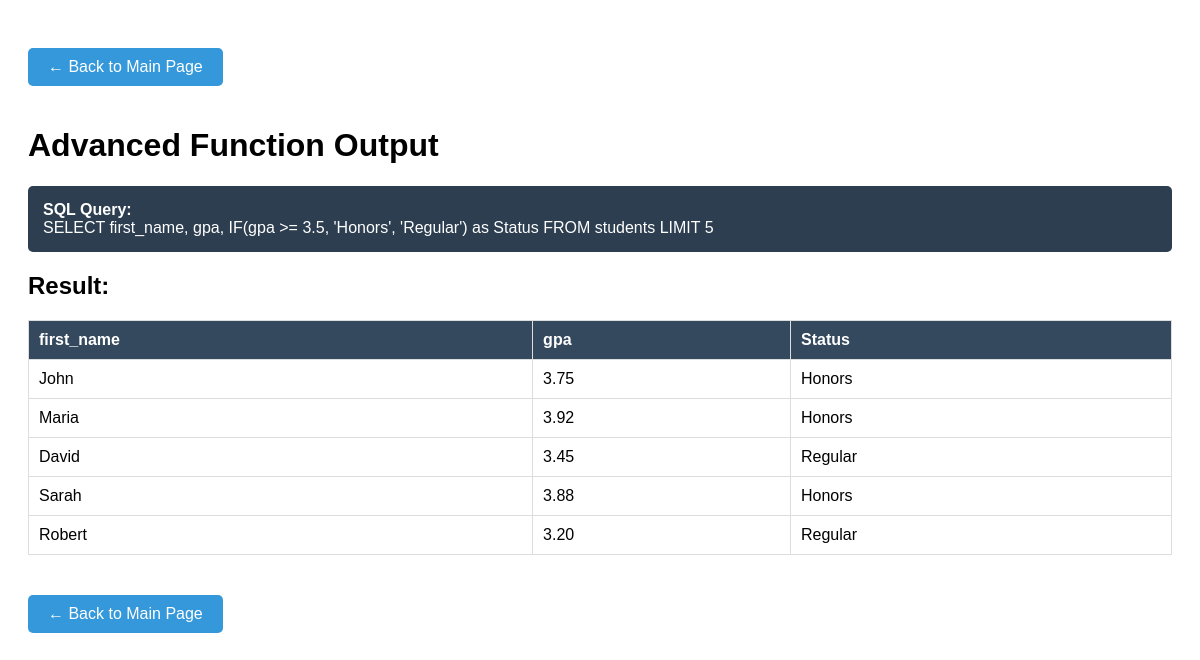
The app's page /advanced_functions.php with its own data.
### tables this page shows
CREATE TABLE `students` (
  `student_id` int(11) NOT NULL,
  `first_name` varchar(50) DEFAULT NULL,
  `last_name` varchar(50) DEFAULT NULL,
  `email` varchar(100) DEFAULT NULL,
  `phone` varchar(20) DEFAULT NULL,
  `birth_date` date DEFAULT NULL,
  `enrollment_date` datetime DEFAULT NULL,
  `gpa` decimal(3,2) DEFAULT NULL,
  `credits_earned` int(11) DEFAULT NULL,
  `annual_fee` decimal(10,2) DEFAULT NULL,
  `address` text DEFAULT NULL,
  `created_at` timestamp NOT NULL DEFAULT current_timestamp()
);

### functions.php (the view, shortened to what this page needs)
<?php
function executeQuery($conn, $sql) {
    $result = mysqli_query($conn, $sql);
    $output = '<table border="1" cellpadding="5" cellspacing="0">';
    $output .= '<tr>';
    while ($field = mysqli_fetch_field($result)) {
        $output .= '<th>' . htmlspecialchars($field->name) . '</th>';
    }
    $output .= '</tr>';
    while ($row = mysqli_fetch_assoc($result)) {
        $output .= '<tr>';
        foreach ($row as $value) {
            $output .= '<td>' . htmlspecialchars($value) . '</td>';
        }
        $output .= '</tr>';
    }
    $output .= '</table>';
    return $output;
}
?>

### advanced_functions.php (shortened to what this page needs)
<?php
require_once 'includes/config.php';
require_once 'includes/functions.php';
$functionMap = [
    1 => "SELECT first_name, gpa, IF(gpa >= 3.5, 'Honors', 'Regular') as Status FROM students LIMIT 5",
    2 => "SELECT IFNULL(NULL, 'Default Value') as IfNullTest",
    3 => "SELECT NULLIF(gpa, 3.75) as NullIfEqual FROM students LIMIT 5",
    4 => "SELECT COALESCE(NULL, NULL, 'Third Value', 'Fourth') as CoalesceTest",
    5 => "SELECT first_name, gpa, CASE WHEN gpa >= 3.8 THEN 'A+' WHEN gpa >= 3.5 THEN 'A' ELSE 'B+' END as Grade FROM students LIMIT 5",
    6 => "SELECT CAST(gpa AS DECIMAL(5,2)) as CastedGPA FROM students LIMIT 5",
    7 => "SELECT CONVERT(gpa, CHAR) as StringGPA FROM students LIMIT 5",
    8 => "SELECT USER() as CurrentUser",
    9 => "SELECT DATABASE() as CurrentDB",
    10 => "SELECT VERSION() as MySQLVersion",
    11 => "SELECT LAST_INSERT_ID() as LastID",
    12 => "SELECT ROW_COUNT() as RowCount",
    13 => "SELECT SQL_CALC_FOUND_ROWS * FROM students LIMIT 3; SELECT FOUND_ROWS() as TotalRows",
    14 => "SELECT GROUP_CONCAT(first_name ORDER BY first_name SEPARATOR ', ') as AllNames FROM students",
    15 => "SELECT JSON_OBJECT('name', first_name, 'gpa', gpa) as StudentJSON FROM students LIMIT 3",
    16 => "SELECT JSON_ARRAY(first_name, last_name, gpa) as StudentArray FROM students LIMIT 3",
    17 => "SELECT UUID() as UniqueID",
    18 => "SELECT BIN_TO_UUID(UUID_TO_BIN(UUID())) as UUIDTest",
    19 => "SELECT ISNULL(gpa) as IsGPA_Null FROM students LIMIT 5"
];
$funcNum = isset($_GET['func']) ? (int)$_GET['func'] : 1;
$sql = $functionMap[$funcNum];
?>
<!DOCTYPE html>
<html>
<head>
</head>
<body>
    <div class="container">
        <a href="index.php" class="back-link"   >← Back to Main Page</a>
        <h1>Advanced Function Output</h1>
        <div class="sql-box">
            <strong>SQL Query:</strong><br>
            <?php echo htmlspecialchars($sql); ?>
        </div>
        <h2>Result:</h2>
        <?php echo executeQuery($conn, $sql); ?>
        <a href="index.php" class="back-link">← Back to Main Page</a>
    </div>
</body>
</html>

### advanced_functions.php (style rules this page uses)
body { font-family: Arial; padding: 20px; }
.container { max-width: 1200px; margin: 0 auto; }
.sql-box { background: #2c3e50; color: white; padding: 15px; border-radius: 5px; margin: 20px 0; }
.back-link { display: inline-block; margin: 20px 0; padding: 10px 20px; background: #3498db; color: white; text-decoration: none; border-radius: 5px; }
table { border-collapse: collapse; width: 100%; margin: 20px 0; }
th, td { border: 1px solid #ddd; padding: 10px; text-align: left; }
th { background: #34495e; color: white; }

### records on screen
students: first_name "John", gpa "3.75", value "Honors"
students: first_name "Maria", gpa "3.92", value "Honors"
students: first_name "David", gpa "3.45", value "Regular"
students: first_name "Sarah", gpa "3.88", value "Honors"
students: first_name "Robert", gpa "3.20", value "Regular"

### other values on screen
$sql "SELECT first_name, gpa, IF(gpa >= 3.5, 'Honors', 'Regular') as Status FROM students LIMIT 5"
$field->name "first_name"
$field->name "gpa"
$field->name "Status"
